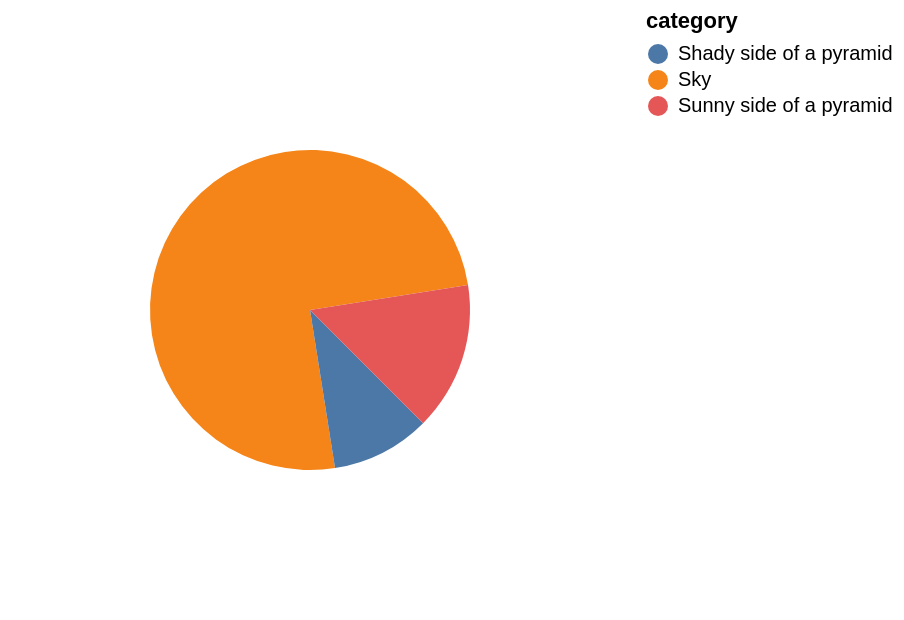

Express this chart as Vega-Lite.
### Vega-Lite specification from a JSON file in a GitHub repository (floating-point values rounded to 4 significant figures)
{"$schema": "https://vega.github.io/schema/vega-lite/v6.json", "description": "An arc that names its own reach, which is then not derived from the plotting area.", "data": {"values": [{"category": "Sky", "value": 75}, {"category": "Shady side of a pyramid", "value": 10}, {"category": "Sunny side of a pyramid", "value": 15}]}, "mark": {"type": "arc", "outerRadius": 80}, "encoding": {"theta": {"field": "value", "type": "quantitative", "scale": {"range": [2.356, 8.639]}, "stack": true}, "color": {"field": "category", "type": "nominal"}}}
